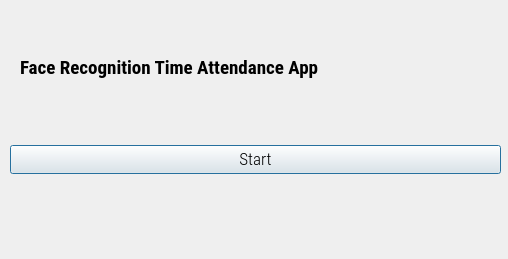
<?xml version="1.0" encoding="UTF-8"?>
<ui version="4.0">
 <class>Dialog</class>
 <widget class="QDialog" name="Dialog">
  <property name="geometry">
   <rect>
    <x>0</x>
    <y>0</y>
    <width>508</width>
    <height>259</height>
   </rect>
  </property>
  <property name="minimumSize">
   <size>
    <width>508</width>
    <height>259</height>
   </size>
  </property>
  <property name="maximumSize">
   <size>
    <width>508</width>
    <height>259</height>
   </size>
  </property>
  <property name="windowTitle">
   <string>Face Recognition Time Attendance App</string>
  </property>
  <property name="windowIcon">
   <iconset resource="resource.qrc">
    <normaloff>:/icon/icon.png</normaloff>:/icon/icon.png</iconset>
  </property>
  <widget class="QWidget" name="verticalLayoutWidget">
   <property name="geometry">
    <rect>
     <x>10</x>
     <y>120</y>
     <width>491</width>
     <height>80</height>
    </rect>
   </property>
   <layout class="QVBoxLayout" name="verticalLayout">
    <item>
     <widget class="QPushButton" name="runButton">
      <property name="font">
       <font>
        <family>Roboto Condensed Light</family>
        <pointsize>13</pointsize>
       </font>
      </property>
      <property name="text">
       <string>Start</string>
      </property>
     </widget>
    </item>
   </layout>
  </widget>
  <widget class="QWidget" name="">
   <property name="geometry">
    <rect>
     <x>20</x>
     <y>50</y>
     <width>489</width>
     <height>35</height>
    </rect>
   </property>
   <layout class="QHBoxLayout" name="horizontalLayout">
    <item>
     <widget class="QLabel" name="filelabel">
      <property name="font">
       <font>
        <family>Roboto Condensed</family>
        <pointsize>14</pointsize>
        <weight>75</weight>
        <bold>true</bold>
       </font>
      </property>
      <property name="text">
       <string>Face Recognition Time Attendance App</string>
      </property>
     </widget>
    </item>
   </layout>
  </widget>
 </widget>
 <resources>
  <include location="resource.qrc"/>
 </resources>
 <connections/>
</ui>
